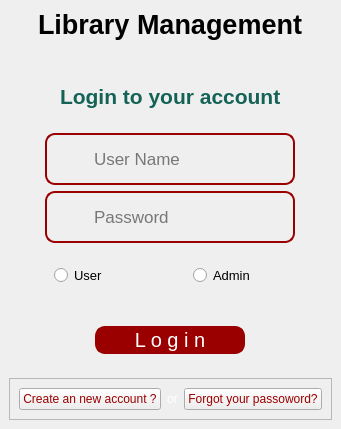
      <widget class="QWidget" name="stackedWidget_2Page1">
       <layout class="QVBoxLayout" name="verticalLayout">
        <property name="leftMargin">
         <number>0</number>
        </property>
        <property name="topMargin">
         <number>0</number>
        </property>
        <property name="rightMargin">
         <number>0</number>
        </property>
        <property name="bottomMargin">
         <number>0</number>
        </property>
        <item alignment="Qt::AlignHCenter">
         <widget class="QFrame" name="frame">
          <layout class="QVBoxLayout" name="verticalLayout_2">
           <item alignment="Qt::AlignHCenter">
            <widget class="QLabel" name="label_2">
             <property name="font">
              <font>
               <pointsize>20</pointsize>
               <weight>75</weight>
               <italic>false</italic>
               <bold>true</bold>
              </font>
             </property>
             <property name="styleSheet">
              <string notr="true">color: black</string>
             </property>
             <property name="text">
              <string>Library Management</string>
             </property>
            </widget>
           </item>
           <item alignment="Qt::AlignHCenter">
            <widget class="QLabel" name="label_3">
             <property name="maximumSize">
              <size>
               <width>50</width>
               <height>50</height>
              </size>
             </property>
             <property name="text">
              <string/>
             </property>
             <property name="pixmap">
              <pixmap resource="Resource.qrc">:/Images/Resource/Images/user_login.png</pixmap>
             </property>
             <property name="scaledContents">
              <bool>true</bool>
             </property>
            </widget>
           </item>
          </layout>
         </widget>
        </item>
        <item>
         <widget class="QWidget" name="widget_3" native="true">
          <layout class="QHBoxLayout" name="horizontalLayout_2">
           <item alignment="Qt::AlignHCenter">
            <widget class="QLabel" name="label_4">
             <property name="font">
              <font>
               <pointsize>16</pointsize>
               <weight>75</weight>
               <bold>true</bold>
              </font>
             </property>
             <property name="styleSheet">
              <string notr="true">color: #146356</string>
             </property>
             <property name="text">
              <string>Login to your account</string>
             </property>
            </widget>
           </item>
          </layout>
         </widget>
        </item>
        <item alignment="Qt::AlignHCenter">
         <widget class="QWidget" name="widget_4" native="true">
          <layout class="QVBoxLayout" name="verticalLayout_3">
           <item>
            <widget class="QFrame" name="frame_3">
             <property name="minimumSize">
              <size>
               <width>250</width>
               <height>0</height>
              </size>
             </property>
             <property name="maximumSize">
              <size>
               <width>500</width>
               <height>200</height>
              </size>
             </property>
             <property name="styleSheet">
              <string notr="true">#frame_3{
border-radius: 10px;
border: 2px solid #9B0000;
}</string>
             </property>
             <property name="frameShape">
              <enum>QFrame::StyledPanel</enum>
             </property>
             <property name="frameShadow">
              <enum>QFrame::Raised</enum>
             </property>
             <layout class="QHBoxLayout" name="horizontalLayout_3">
              <item>
               <widget class="QLabel" name="label_8">
                <property name="minimumSize">
                 <size>
                  <width>30</width>
                  <height>30</height>
                 </size>
                </property>
                <property name="maximumSize">
                 <size>
                  <width>30</width>
                  <height>30</height>
                 </size>
                </property>
                <property name="text">
                 <string/>
                </property>
                <property name="pixmap">
                 <pixmap resource="Resource.qrc">:/WhiteIcons/Resource/White/user.svg</pixmap>
                </property>
                <property name="scaledContents">
                 <bool>true</bool>
                </property>
               </widget>
              </item>
              <item>
               <widget class="QLineEdit" name="lineEdit">
                <property name="minimumSize">
                 <size>
                  <width>0</width>
                  <height>30</height>
                 </size>
                </property>
                <property name="font">
                 <font>
                  <pointsize>13</pointsize>
                 </font>
                </property>
                <property name="styleSheet">
                 <string notr="true">color: black;
background-color: transparent;
border: none</string>
                </property>
                <property name="placeholderText">
                 <string>User Name</string>
                </property>
               </widget>
              </item>
             </layout>
            </widget>
           </item>
           <item>
            <widget class="QFrame" name="frame_2">
             <property name="styleSheet">
              <string notr="true">#frame_2{
border-radius: 10px;
border: 2px solid #9B0000;
}</string>
             </property>
             <property name="frameShape">
              <enum>QFrame::StyledPanel</enum>
             </property>
             <property name="frameShadow">
              <enum>QFrame::Raised</enum>
             </property>
             <layout class="QHBoxLayout" name="horizontalLayout_4">
              <item>
               <widget class="QLabel" name="label_5">
                <property name="minimumSize">
                 <size>
                  <width>30</width>
                  <height>30</height>
                 </size>
                </property>
                <property name="maximumSize">
                 <size>
                  <width>30</width>
                  <height>30</height>
                 </size>
                </property>
                <property name="text">
                 <string/>
                </property>
                <property name="pixmap">
                 <pixmap resource="Resource.qrc">:/WhiteIcons/Resource/White/key.svg</pixmap>
                </property>
                <property name="scaledContents">
                 <bool>true</bool>
                </property>
               </widget>
              </item>
              <item>
               <widget class="QLineEdit" name="lineEdit_2">
                <property name="font">
                 <font>
                  <pointsize>13</pointsize>
                 </font>
                </property>
                <property name="styleSheet">
                 <string notr="true">color: black;
background-color: transparent;
border: none</string>
                </property>
                <property name="echoMode">
                 <enum>QLineEdit::Password</enum>
                </property>
                <property name="placeholderText">
                 <string>Password</string>
                </property>
               </widget>
              </item>
             </layout>
            </widget>
           </item>
           <item>
            <widget class="QWidget" name="widget_15" native="true">
             <layout class="QHBoxLayout" name="horizontalLayout_16">
              <item>
               <widget class="QRadioButton" name="loginUser">
                <property name="minimumSize">
                 <size>
                  <width>30</width>
                  <height>30</height>
                 </size>
                </property>
                <property name="font">
                 <font>
                  <pointsize>10</pointsize>
                 </font>
                </property>
                <property name="text">
                 <string>User</string>
                </property>
                <property name="iconSize">
                 <size>
                  <width>35</width>
                  <height>35</height>
                 </size>
                </property>
               </widget>
              </item>
              <item>
               <spacer name="horizontalSpacer_16">
                <property name="orientation">
                 <enum>Qt::Horizontal</enum>
                </property>
                <property name="sizeType">
                 <enum>QSizePolicy::Minimum</enum>
                </property>
                <property name="sizeHint" stdset="0">
                 <size>
                  <width>40</width>
                  <height>20</height>
                 </size>
                </property>
               </spacer>
              </item>
              <item>
               <widget class="QRadioButton" name="loginAdmin">
                <property name="minimumSize">
                 <size>
                  <width>35</width>
                  <height>35</height>
                 </size>
                </property>
                <property name="font">
                 <font>
                  <pointsize>10</pointsize>
                 </font>
                </property>
                <property name="text">
                 <string>Admin</string>
                </property>
                <property name="iconSize">
                 <size>
                  <width>35</width>
                  <height>35</height>
                 </size>
                </property>
               </widget>
              </item>
             </layout>
            </widget>
           </item>
          </layout>
         </widget>
        </item>
        <item alignment="Qt::AlignHCenter">
         <widget class="QFrame" name="frame_5">
          <layout class="QVBoxLayout" name="verticalLayout_4">
           <item>
            <widget class="QPushButton" name="pushButton">
             <property name="minimumSize">
              <size>
               <width>150</width>
               <height>0</height>
              </size>
             </property>
             <property name="maximumSize">
              <size>
               <width>200</width>
               <height>50</height>
              </size>
             </property>
             <property name="font">
              <font>
               <pointsize>15</pointsize>
              </font>
             </property>
             <property name="cursor">
              <cursorShape>OpenHandCursor</cursorShape>
             </property>
             <property name="styleSheet">
              <string notr="true">QPushButton{
color: white;
background-color: #9B0000;
border-radius: 10px;
border: 2px solid  #9B0000;
}

QPushButton:hover{
background-color: #CD1818;
}</string>
             </property>
             <property name="text">
              <string>L o g i n</string>
             </property>
            </widget>
           </item>
          </layout>
         </widget>
        </item>
        <item>
         <widget class="QWidget" name="widget_6" native="true">
          <layout class="QVBoxLayout" name="verticalLayout_5">
           <item alignment="Qt::AlignHCenter">
            <widget class="QFrame" name="frame_4">
             <property name="frameShape">
              <enum>QFrame::StyledPanel</enum>
             </property>
             <property name="frameShadow">
              <enum>QFrame::Raised</enum>
             </property>
             <layout class="QHBoxLayout" name="horizontalLayout_5">
              <item>
               <widget class="QPushButton" name="pushButton_2">
                <property name="styleSheet">
                 <string notr="true">color:  #9B0000</string>
                </property>
                <property name="text">
                 <string>Create an new account ?</string>
                </property>
               </widget>
              </item>
              <item>
               <widget class="QLabel" name="label_6">
                <property name="styleSheet">
                 <string notr="true">color: white</string>
                </property>
                <property name="text">
                 <string>or</string>
                </property>
               </widget>
              </item>
              <item>
               <widget class="QPushButton" name="pushButton_3">
                <property name="styleSheet">
                 <string notr="true">color:  #9B0000</string>
                </property>
                <property name="text">
                 <string>Forgot your passoword?</string>
                </property>
               </widget>
              </item>
             </layout>
            </widget>
           </item>
          </layout>
         </widget>
        </item>
       </layout>
      </widget>
